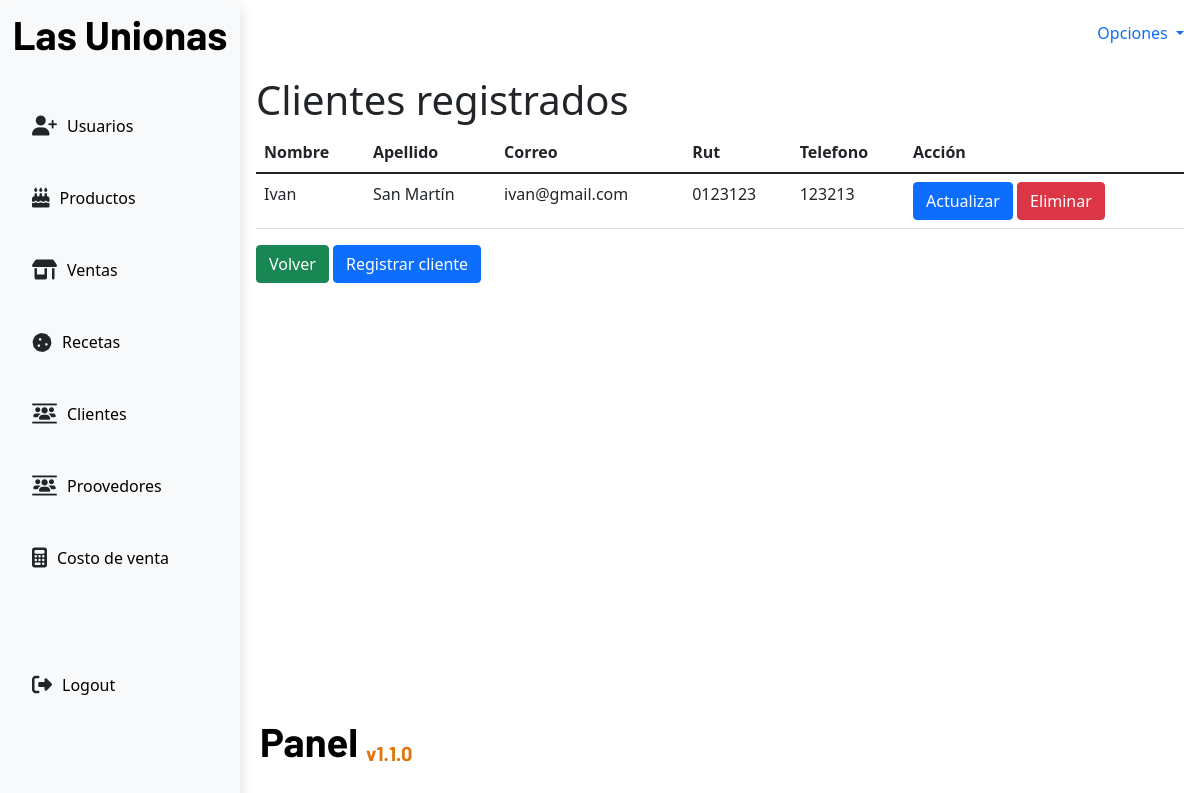
The page /clientContacts/ on the database as committed earlier.
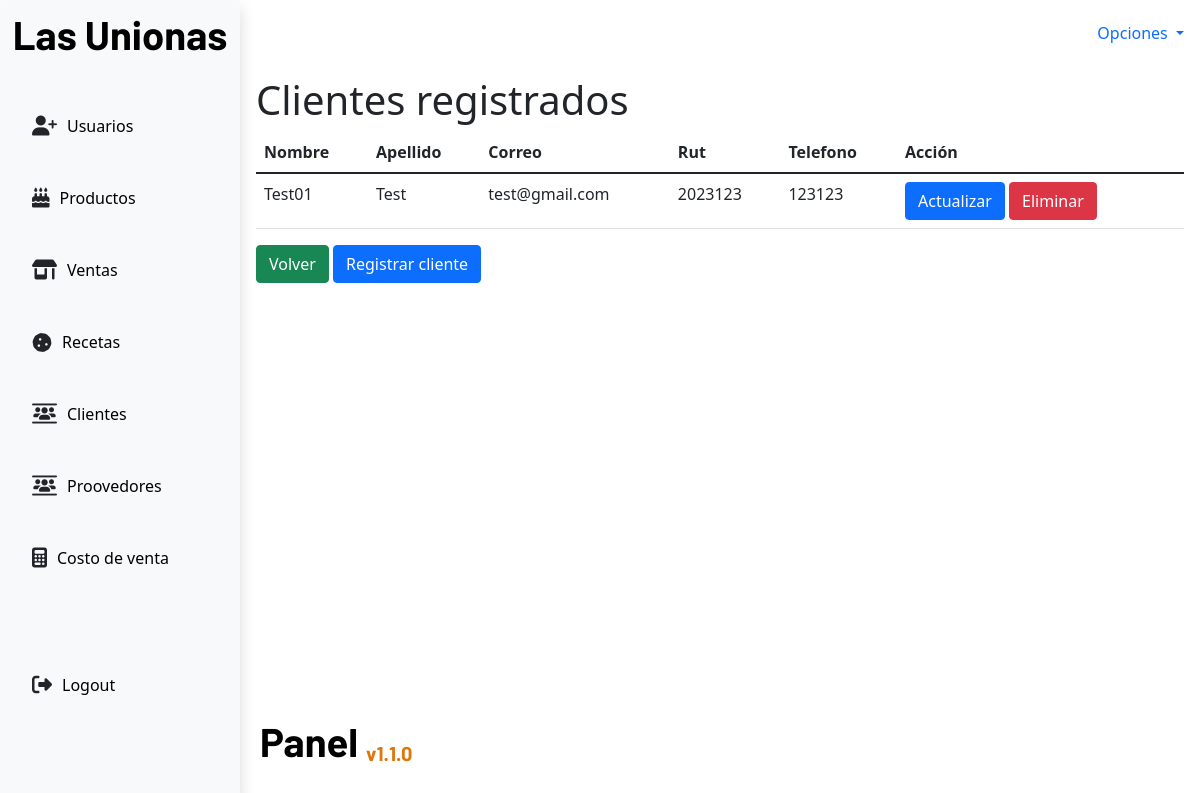
The same page on the database as committed later.
### app/models.py (models this page shows, shortened)
class ClientContacts(models.Model):
    name = models.CharField(max_length=50,null=False)
    lastname = models.CharField(max_length=50,null=False)
    email = models.EmailField(max_length=100,null=False)
    rut = models.CharField(max_length=13,null=False)
    phone = models.CharField(max_length=15)

### app/views.py (the view)
# urls.py: path('clientContacts/',views.clientContacts,name='clientContacts'),
def clientContacts(request):
    if request.method == 'GET':
        clientsList = ClientContacts.objects.all()
        return render(request,'clientContacts/clientContactsTable.html',{
            'clients':clientsList
        })

### app/templates/clientContacts/clientContactsTable.html
{%extends 'base.html'%}
{% block content %}
<div>
    <h1>Clientes registrados</h1>
</div>
<div>
    <table class="table">
        <thead>
            <tr>
                <th>Nombre</th>
                <th>Apellido</th>
                <th>Correo</th>
                <th>Rut</th>
                <th>Telefono</th>
                <th>Acción</th>
            </tr>
        </thead>
        <tbody>
            {%for client in clients%}
            <tr>
                <td>{{client.name}}</td>
                <td>{{client.lastname}}</td>
                <td>{{client.email}}</td>
                <td>{{client.rut}}</td>
                <td>{{client.phone}}</td>
                <td>
                    <a class="btn btn-primary" href="{%url 'updateClientContacts' client.id%}">Actualizar</a>
                    <a class="btn btn-danger" href="{%url 'deleteClientContacts' client.id %}">Eliminar</a>
                </td>
            </tr>
            {%endfor%}
        </tbody>
    </table>
</div>
<div>
    <a class="btn btn-success" href="{%url 'home'%}">Volver</a>
    <a class="btn btn-primary" href="{%url 'createClientContacts'%}">Registrar cliente</a>
</div>
{% endblock content %}

Rows that differ between the two databases and show on the page:
removed ClientContacts: name "Ivan", lastname "San Martín", email "ivan@gmail.com", rut "0123123", phone "123213"
added ClientContacts: name "Test01", lastname "Test", email "test@gmail.com", rut "2023123", phone "123123"
